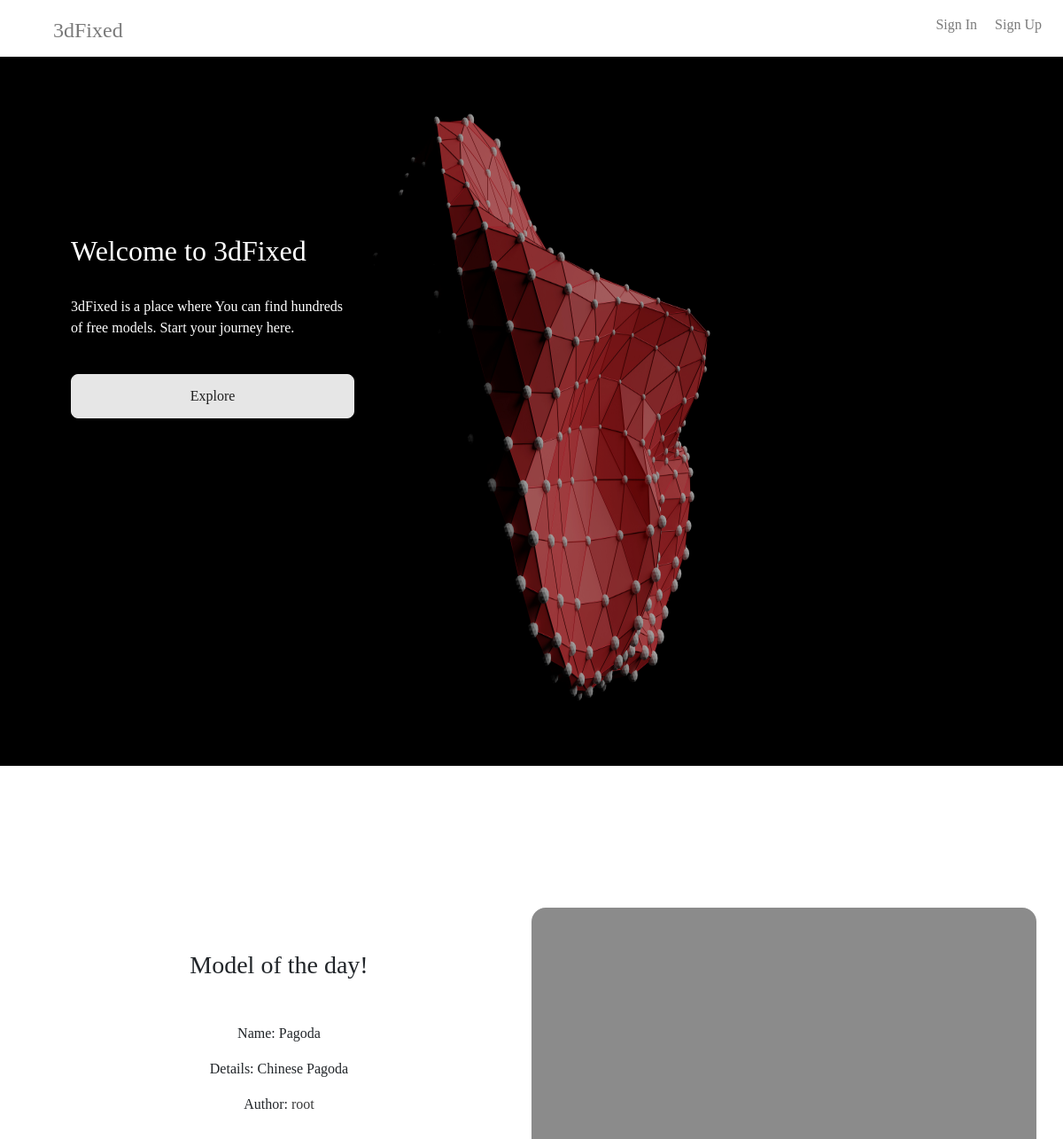
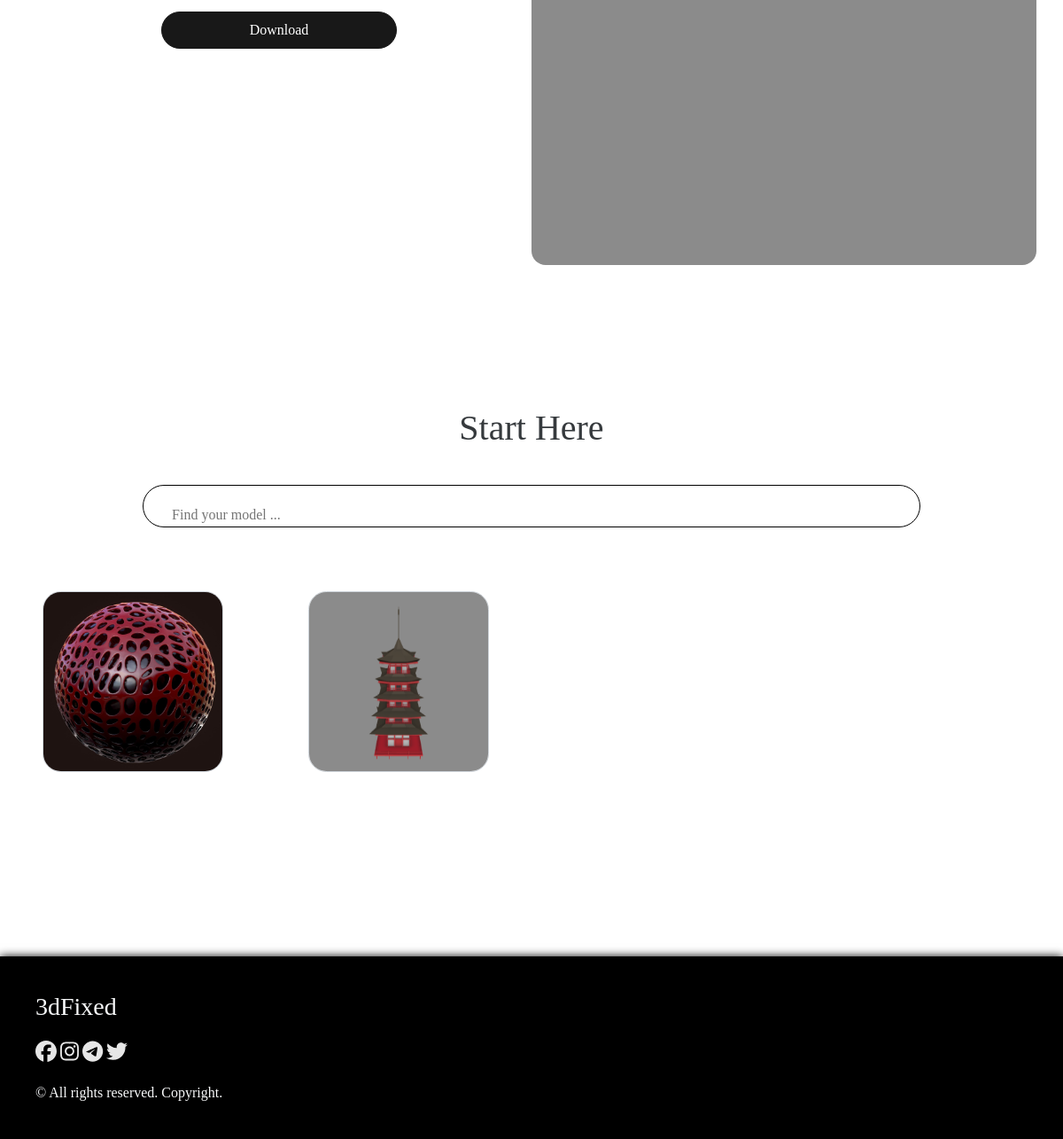
The page / on the database its author committed (2 pictures, top to bottom).
### model/models.py (models this page shows, shortened)
class Mod(models.Model):
	model_name = models.CharField(max_length = 30)
	model_desc = models.TextField()
	model_price = models.FloatField()
	model_author_price = models.FloatField(default = 0)
	model_date = models.DateTimeField()
	model_views = models.IntegerField(default = 0)
	model_tags = models.JSONField()
	model_tool = models.CharField(max_length = 50)
	model_favs = models.IntegerField(default = 0)
	model_category = models.ForeignKey(Category, on_delete=models.PROTECT)
	model_author = models.ForeignKey(User, on_delete=models.PROTECT)
	model_link = models.URLField()

class Category(models.Model):
	name = models.CharField(max_length = 40)
	amount = models.IntegerField(default = 0)
	img = models.ImageField(upload_to = 'static/storage/img/categories')
	sign = models.CharField(max_length = 30, default = 'exclamation')

### main/views.py (the view)
# urls.py: path('', views.index, name = 'index'),
def index(request):
	categories = Category.objects.all()
	model = Mod.objects.get(id = 5)
	return render(request, 'main/index.html', {'categories': categories, 'model': model})

### templates/main/index.html (shortened to what this page needs)
<!DOCTYPE html>
<html lang="en">
<head>
	{% load static %}
	<link rel="stylesheet" href="{% static 'main/css/style.css' %}">
	<link rel="stylesheet" href="{% static 'main/css/result.css' %}">
	<link rel="stylesheet" href="{% static 'main/css/welcome.css' %}">
	<link rel="stylesheet" href="https://stackpath.bootstrapcdn.com/bootstrap/4.4.1/css/bootstrap.min.css">
	<link href="https://kit-pro.fontawesome.com/releases/v6.0.0/css/pro.min.css" rel="stylesheet">
</head>
<body onload="begin()">
	<div class="container-fluid p-0">
		<nav id="navbar">
			<div id="brand" class="menu-item">
				<a href="{% url 'main:index' %}">3dFixed</a>
			</div>
			<div class="menu-item text-right" id="right-menu">
				{% if user.is_authenticated %}
				<a href="{% url 'main:dashboard' %}" class="menu-btn">Dashboard <span class="fad fa-clipboard-list"></span></a>
				<a href="{% url 'user:profile' %}" class="menu-btn"><span class="fad fa-user-circle"></span></a>
				<a href="{% url 'model:modelupload' %}" class="menu-btn"><span class="fad fa-upload"></span></a>
				<a href="{% url 'user:user_cart' %}" class="menu-btn"><span class="fad fa-shopping-cart"></span><small>{{request.user.author.cart|length}}</small></a>
				{% else %}
				<a href="{% url 'user:loginform' %}" class="menu-btn">Sign In</a>
				<a href="{% url 'user:registration' %}" class="menu-btn">Sign Up</a>
				{% endif %}
			</div>
		</nav>
		<div id="main">
			{% block content %}
				<div class="welcome">
					<div class="welcome-caption">
						<h2>Welcome to 3dFixed</h2><br>
						<p>3dFixed is a place where You can find hundreds of free models. Start your journey here.</p><br>
						<a href="{% url 'engine:searchengine' %}?query=new&type=filter">Explore</a>
					</div>
					<div class="welcome-image-container">
						<img src="{% static 'main/img/welcome.jpg' %}" class="w-100 h-100">
					</div>
				</div>
				<div class="container p-0" style="margin-top: 20vh; overflow: hidden;">
					<div class="row m-0" style="min-height: 70vh">
						<div class="col-md-6">
							<div class="text-center p-5">
								<h3 align="center">Model of the day!</h3>
								<p class="mt-5">Name: {{model.model_name}}</p>
								<p>Details: {{model.model_desc}}</p>
								<p>Author: <a href="{% url 'engine:stranger' model.model_author %}">{{model.model_author}}</a></p>
								<a class="model-view-btn" href="{% url 'model:modelview' model.id %}">Download</a>
							</div>
						</div>
						<div class="col-md-6 p-0 m-0">
							<div class="model-holder">
							</div>
						</div>
					</div>
				</div>
				<div class="container-fluid" style="margin-top: 20vh;">
					<div class="row">
						<div class="col-md-12 text-center">
							<h1 class="soft-font">Start Here</h1>
							<form action="{% url 'engine:searchengine' %}" method="get">
								<div class="search-box-wrapper">
									<input type="text" name="query" class="search-field" placeholder="Find your model ...">
									<button class="search-btn" type="submit"></button>
								</div>
							</form>
						</div>
					</div>
					<div class="row mt-4">
						{% for cat in categories %}
							<div class="col-md-3 p-5">
								<div class="cards-category">
									<img src="/{{cat.img}}" class="img-fluid h-100 w-100">
								</div>
							</div>
						{% endfor %}
					</div>
				</div>
			{% endblock %}
		</div>
		<div id="footer" class="text-light">
			<div class="container-fluid p-0">
				<div class="row">
					<div class="col-md-6">
						<h3>3dFixed</h3>
						<ul class="social-links-menu">
							<li class="social-links"><a href="javascript:(void)"><span class="fab fa-facebook"></span></a></li>
							<li class="social-links"><a href="javascript:(void)"><span class="fab fa-instagram"></span></a></li>
							<li class="social-links"><a href="javascript:(void)"><span class="fab fa-telegram"></span></a></li>
							<li class="social-links"><a href="javascript:(void)"><span class="fab fa-twitter"></span></a></li>
						</ul>
						&copy; All rights reserved. Copyright.
					</div>
				</div>
			</div>
		</div>
	</div>
</body>
</html>
{% load static %}

### static/main/css/style.css (style rules this page uses)
* { transition: .3s ease; font-family: Segoe; }
body a { color: #232323; opacity: .9; }
.soft-font { opacity: .9; }
#navbar { width: 100%; height: 8vh; }
#brand { width: 50%; float: left; justify-content: left; padding-left: 5%; }
#brand a { opacity: .6; width: 100%; font-size: 3vh; }
#right-menu { float: right; width: 50%; }
.menu-item { height: 100%; display: inline-block; align-items: center; justify-content: center; padding: 2vh; }
.menu-btn { padding: 1vh; opacity: .6; }
.model-view-btn { margin: auto; display: block; text-decoration: none; text-align: center; margin-top: 5vh; background: black; border: 1px solid black; border-radius: 20vh; padding: 1vh; width: 60%; color: white; }
.model-holder { height: 70vh; border-radius: 2vh; background: #8c8c8c; filter: contrast(90%) blur(.15px) grayscale(10%); }
.search-box-wrapper { width: 75%; height: 6vh; background: white; margin: 0 auto; margin-top: 5vh; border: 1px solid black; border-radius: 10vh; }
.search-field { width: 90%; height: 100%; border: none; background: none; margin-left: 0; }
.search-btn { height: 100%; border: none; background: none; border-radius: 100%; padding: 1vh 1.5vh; }
.cards-category { width: 100%; position: relative; border-radius: 10%; overflow: hidden; border: 1px solid #ced4da; }
.cards-category img { position: absolute; }
#footer { margin-top: 20vh; width: 100%; background: black; padding: 5vh; box-shadow: 0 0 10px black; }
.social-links-menu { list-style: none; padding: 0; margin-top: 2vh; }
.social-links { display: inline-flex; font-size: 3vh; }
.social-links a { color: white; }

### static/main/css/welcome.css (style rules this page uses)
.welcome { height: 100vh; width: 100%; background: black; position: relative; }
.welcome-image-container { margin: auto; width: 80%; height: 100%; opacity: .8; }
.welcome-caption { position: absolute; color: white; width: 40%; z-index: 999; padding: 5vh 10vh; top: 20vh; }
.welcome-caption a { display: block; background: white; border: 1px solid white; padding: 1.5vh; border-radius: 1vh; width: 100%; text-align: center; text-decoration: none; transition: .2s; }

### rows shown on the page
Mod: model_name "Pagoda", model_desc "Chinese Pagoda", model_author "root"
Category: img (picture)
Category: img (picture)
